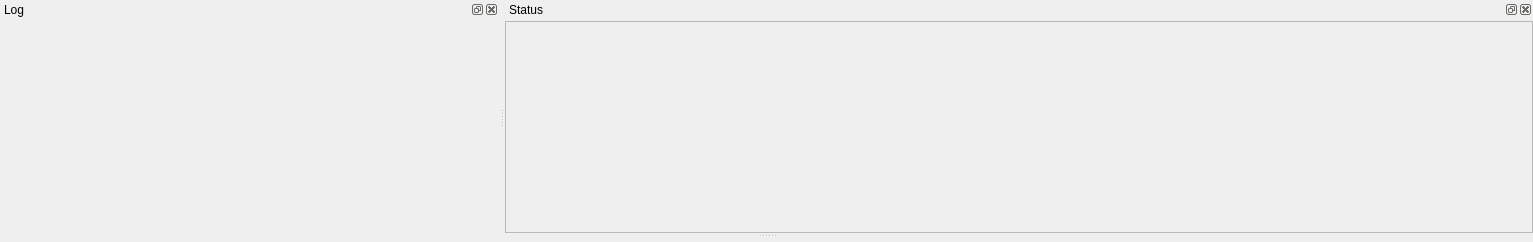
<?xml version="1.0" encoding="UTF-8"?>
<ui version="4.0">
 <class>CCoreInfoAreaComponent</class>
 <widget class="QMainWindow" name="CCoreInfoAreaComponent">
  <property name="geometry">
   <rect>
    <x>0</x>
    <y>0</y>
    <width>1533</width>
    <height>242</height>
   </rect>
  </property>
  <property name="windowTitle">
   <string>Main info area</string>
  </property>
  <property name="windowIcon">
   <iconset resource="../../misc/misc.qrc">
    <normaloff>:/own/icons/own/swift/swift24.png</normaloff>:/own/icons/own/swift/swift24.png</iconset>
  </property>
  <property name="styleSheet">
   <string notr="true"/>
  </property>
  <property name="animated">
   <bool>false</bool>
  </property>
  <property name="documentMode">
   <bool>false</bool>
  </property>
  <property name="dockNestingEnabled">
   <bool>false</bool>
  </property>
  <property name="dockOptions">
   <set>QMainWindow::AllowTabbedDocks|QMainWindow::ForceTabbedDocks</set>
  </property>
  <widget class="QWidget" name="qw_centralWidgetEmptyUsedAsPadding">
   <property name="enabled">
    <bool>false</bool>
   </property>
   <property name="maximumSize">
    <size>
     <width>0</width>
     <height>3</height>
    </size>
   </property>
  </widget>
  <widget class="swift::gui::CDockWidgetInfoArea" name="dwp_Log">
   <property name="minimumSize">
    <size>
     <width>80</width>
     <height>70</height>
    </size>
   </property>
   <property name="allowedAreas">
    <set>Qt::TopDockWidgetArea</set>
   </property>
   <property name="windowTitle">
    <string>Log</string>
   </property>
   <attribute name="dockWidgetArea">
    <number>4</number>
   </attribute>
   <widget class="QWidget" name="qw_LogOuter">
    <layout class="QVBoxLayout" name="vl_LogOuter">
     <property name="spacing">
      <number>0</number>
     </property>
     <property name="leftMargin">
      <number>0</number>
     </property>
     <property name="topMargin">
      <number>0</number>
     </property>
     <property name="rightMargin">
      <number>0</number>
     </property>
     <property name="bottomMargin">
      <number>0</number>
     </property>
     <item>
      <widget class="QFrame" name="fr_LogInner">
       <property name="frameShape">
        <enum>QFrame::NoFrame</enum>
       </property>
       <property name="frameShadow">
        <enum>QFrame::Plain</enum>
       </property>
       <property name="lineWidth">
        <number>0</number>
       </property>
       <layout class="QVBoxLayout" name="vl_LogInner">
        <property name="spacing">
         <number>0</number>
        </property>
        <property name="leftMargin">
         <number>0</number>
        </property>
        <property name="topMargin">
         <number>2</number>
        </property>
        <property name="rightMargin">
         <number>0</number>
        </property>
        <property name="bottomMargin">
         <number>0</number>
        </property>
        <item>
         <widget class="swift::gui::components::CLogComponent" name="comp_Log">
          <property name="lineWidth">
           <number>0</number>
          </property>
         </widget>
        </item>
       </layout>
      </widget>
     </item>
    </layout>
   </widget>
  </widget>
  <widget class="swift::gui::CDockWidgetInfoArea" name="dwp_Status">
   <property name="minimumSize">
    <size>
     <width>165</width>
     <height>66</height>
    </size>
   </property>
   <property name="allowedAreas">
    <set>Qt::TopDockWidgetArea</set>
   </property>
   <property name="windowTitle">
    <string>Status</string>
   </property>
   <attribute name="dockWidgetArea">
    <number>4</number>
   </attribute>
   <widget class="QWidget" name="qw_StatusOuter">
    <layout class="QVBoxLayout" name="vl_SettingsOuter">
     <property name="spacing">
      <number>0</number>
     </property>
     <property name="leftMargin">
      <number>0</number>
     </property>
     <property name="topMargin">
      <number>0</number>
     </property>
     <property name="rightMargin">
      <number>0</number>
     </property>
     <property name="bottomMargin">
      <number>0</number>
     </property>
     <item>
      <widget class="QFrame" name="fr_StatusInner">
       <property name="frameShape">
        <enum>QFrame::NoFrame</enum>
       </property>
       <property name="frameShadow">
        <enum>QFrame::Plain</enum>
       </property>
       <property name="lineWidth">
        <number>0</number>
       </property>
       <layout class="QVBoxLayout" name="vl_SettingsInner">
        <property name="spacing">
         <number>0</number>
        </property>
        <property name="leftMargin">
         <number>0</number>
        </property>
        <property name="topMargin">
         <number>2</number>
        </property>
        <property name="rightMargin">
         <number>0</number>
        </property>
        <property name="bottomMargin">
         <number>0</number>
        </property>
        <item>
         <widget class="swift::gui::components::CCoreStatusComponent" name="comp_Status">
          <property name="frameShape">
           <enum>QFrame::StyledPanel</enum>
          </property>
          <property name="frameShadow">
           <enum>QFrame::Raised</enum>
          </property>
         </widget>
        </item>
       </layout>
      </widget>
     </item>
    </layout>
   </widget>
  </widget>
 </widget>
 <customwidgets>
  <customwidget>
   <class>swift::gui::CDockWidgetInfoArea</class>
   <extends>QDockWidget</extends>
   <header>gui/dockwidgetinfoarea.h</header>
   <container>1</container>
  </customwidget>
  <customwidget>
   <class>swift::gui::components::CLogComponent</class>
   <extends>QFrame</extends>
   <header>gui/components/logcomponent.h</header>
   <container>1</container>
  </customwidget>
  <customwidget>
   <class>swift::gui::components::CCoreStatusComponent</class>
   <extends>QFrame</extends>
   <header>gui/components/corestatuscomponent.h</header>
   <container>1</container>
  </customwidget>
 </customwidgets>
 <resources>
  <include location="../../misc/misc.qrc"/>
 </resources>
 <connections/>
</ui>
